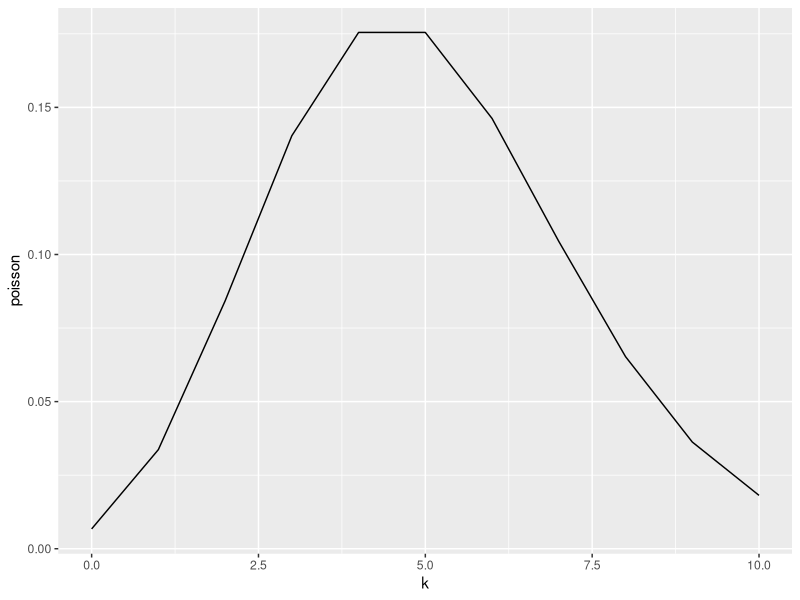
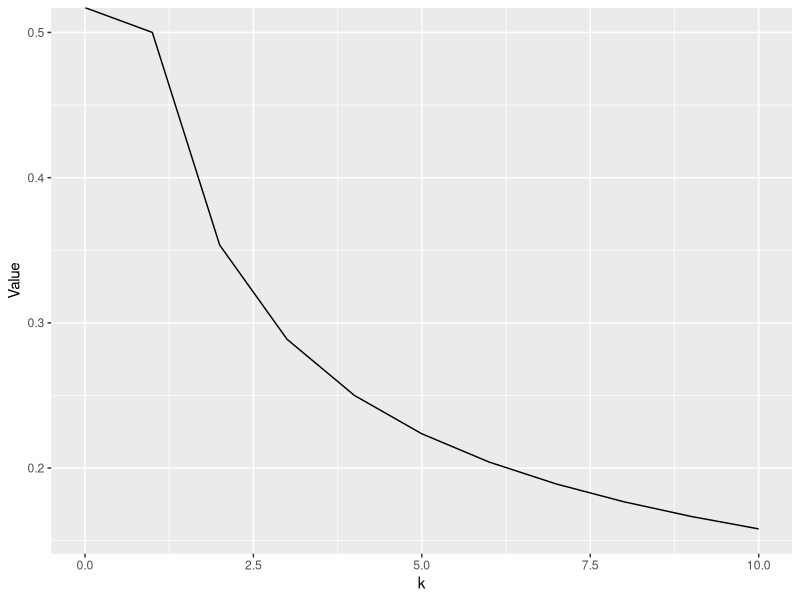
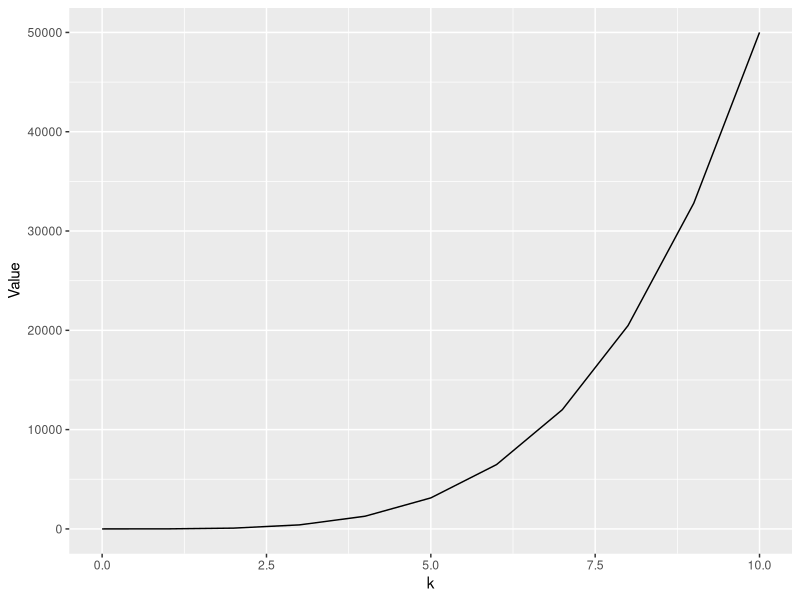

Reproduce these figures in R, in order.
## ---- chunk 1
library(tidyverse)
k <- 0:10
pos_dist <- tibble(k,"poisson" = dpois(k, lambda=5))


ggplot(data = pos_dist, aes(x = k, y = poisson)) + 
  geom_line()
## ---- chunk 2
newDist <- function(th, x){th*x^(th-1)}
k = 0:10
new_dist <- tibble(k,"Value" = newDist(th = .5, k))


ggplot(data = new_dist, aes(x = k, y = Value)) + 
  geom_line()
## ---- chunk 3
 newDist <- function(th, x){th*x^(th-1)}
k = 0:10
new_dist <- tibble(k,"Value" = newDist(th = 5, k))


ggplot(data = new_dist, aes(x = k, y = Value)) + 
  geom_line()  
